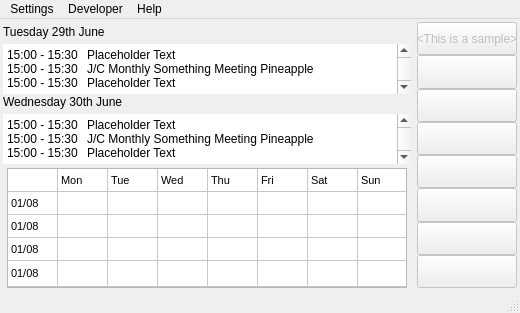
<?xml version="1.0" encoding="UTF-8"?>
<ui version="4.0">
 <class>MainWindow</class>
 <widget class="QMainWindow" name="MainWindow">
  <property name="geometry">
   <rect>
    <x>0</x>
    <y>0</y>
    <width>520</width>
    <height>313</height>
   </rect>
  </property>
  <property name="sizePolicy">
   <sizepolicy hsizetype="Preferred" vsizetype="Fixed">
    <horstretch>0</horstretch>
    <verstretch>0</verstretch>
   </sizepolicy>
  </property>
  <property name="minimumSize">
   <size>
    <width>520</width>
    <height>313</height>
   </size>
  </property>
  <property name="maximumSize">
   <size>
    <width>520</width>
    <height>313</height>
   </size>
  </property>
  <property name="windowTitle">
   <string>HeadsUp</string>
  </property>
  <widget class="QWidget" name="centralwidget">
   <layout class="QVBoxLayout" name="verticalLayout">
    <property name="spacing">
     <number>0</number>
    </property>
    <property name="sizeConstraint">
     <enum>QLayout::SetMinimumSize</enum>
    </property>
    <property name="leftMargin">
     <number>3</number>
    </property>
    <property name="topMargin">
     <number>3</number>
    </property>
    <property name="rightMargin">
     <number>3</number>
    </property>
    <property name="bottomMargin">
     <number>3</number>
    </property>
    <item>
     <layout class="QHBoxLayout" name="horizontalLayout">
      <property name="spacing">
       <number>6</number>
      </property>
      <item>
       <layout class="QVBoxLayout" name="verticalLayout_2">
        <property name="spacing">
         <number>6</number>
        </property>
        <item>
         <layout class="QVBoxLayout" name="verticalLayout_3">
          <item>
           <layout class="QHBoxLayout" name="horizontalLayout_2">
            <property name="spacing">
             <number>10</number>
            </property>
            <item>
             <layout class="QVBoxLayout" name="verticalLayout_6">
              <property name="spacing">
               <number>0</number>
              </property>
              <item>
               <widget class="QLabel" name="label_today_title">
                <property name="font">
                 <font>
                  <pointsize>9</pointsize>
                 </font>
                </property>
                <property name="text">
                 <string>Tuesday 29th June</string>
                </property>
               </widget>
              </item>
              <item>
               <widget class="QPlainTextEdit" name="plainTextEdit_today">
                <property name="sizePolicy">
                 <sizepolicy hsizetype="Expanding" vsizetype="Expanding">
                  <horstretch>0</horstretch>
                  <verstretch>0</verstretch>
                 </sizepolicy>
                </property>
                <property name="minimumSize">
                 <size>
                  <width>0</width>
                  <height>50</height>
                 </size>
                </property>
                <property name="maximumSize">
                 <size>
                  <width>16777215</width>
                  <height>45</height>
                 </size>
                </property>
                <property name="frameShape">
                 <enum>QFrame::NoFrame</enum>
                </property>
                <property name="frameShadow">
                 <enum>QFrame::Plain</enum>
                </property>
                <property name="lineWidth">
                 <number>1</number>
                </property>
                <property name="horizontalScrollBarPolicy">
                 <enum>Qt::ScrollBarAlwaysOff</enum>
                </property>
                <property name="lineWrapMode">
                 <enum>QPlainTextEdit::NoWrap</enum>
                </property>
                <property name="readOnly">
                 <bool>true</bool>
                </property>
                <property name="plainText">
                 <string>15:00 - 15:30	Placeholder Text
15:00 - 15:30	J/C Monthly Something Meeting Pineapple
15:00 - 15:30	Placeholder Text</string>
                </property>
               </widget>
              </item>
              <item>
               <widget class="QLabel" name="label_tomorrow_title">
                <property name="font">
                 <font>
                  <pointsize>9</pointsize>
                 </font>
                </property>
                <property name="text">
                 <string>Wednesday 30th June</string>
                </property>
               </widget>
              </item>
              <item>
               <widget class="QPlainTextEdit" name="plainTextEdit_tomorrow">
                <property name="sizePolicy">
                 <sizepolicy hsizetype="Expanding" vsizetype="Expanding">
                  <horstretch>0</horstretch>
                  <verstretch>0</verstretch>
                 </sizepolicy>
                </property>
                <property name="minimumSize">
                 <size>
                  <width>0</width>
                  <height>50</height>
                 </size>
                </property>
                <property name="maximumSize">
                 <size>
                  <width>16777215</width>
                  <height>45</height>
                 </size>
                </property>
                <property name="frameShape">
                 <enum>QFrame::NoFrame</enum>
                </property>
                <property name="frameShadow">
                 <enum>QFrame::Plain</enum>
                </property>
                <property name="lineWidth">
                 <number>1</number>
                </property>
                <property name="horizontalScrollBarPolicy">
                 <enum>Qt::ScrollBarAlwaysOff</enum>
                </property>
                <property name="lineWrapMode">
                 <enum>QPlainTextEdit::NoWrap</enum>
                </property>
                <property name="readOnly">
                 <bool>true</bool>
                </property>
                <property name="plainText">
                 <string>15:00 - 15:30	Placeholder Text
15:00 - 15:30	J/C Monthly Something Meeting Pineapple
15:00 - 15:30	Placeholder Text</string>
                </property>
               </widget>
              </item>
             </layout>
            </item>
           </layout>
          </item>
         </layout>
        </item>
        <item>
         <layout class="QHBoxLayout" name="horizontalLayout_3">
          <property name="spacing">
           <number>0</number>
          </property>
          <item>
           <spacer name="horizontalSpacer">
            <property name="orientation">
             <enum>Qt::Horizontal</enum>
            </property>
            <property name="sizeHint" stdset="0">
             <size>
              <width>40</width>
              <height>20</height>
             </size>
            </property>
           </spacer>
          </item>
          <item>
           <widget class="QTableWidget" name="tableWidget_calendar">
            <property name="minimumSize">
             <size>
              <width>400</width>
              <height>120</height>
             </size>
            </property>
            <property name="maximumSize">
             <size>
              <width>400</width>
              <height>120</height>
             </size>
            </property>
            <property name="font">
             <font>
              <pointsize>8</pointsize>
             </font>
            </property>
            <property name="verticalScrollBarPolicy">
             <enum>Qt::ScrollBarAlwaysOff</enum>
            </property>
            <property name="horizontalScrollBarPolicy">
             <enum>Qt::ScrollBarAlwaysOff</enum>
            </property>
            <property name="sizeAdjustPolicy">
             <enum>QAbstractScrollArea::AdjustIgnored</enum>
            </property>
            <property name="editTriggers">
             <set>QAbstractItemView::NoEditTriggers</set>
            </property>
            <property name="tabKeyNavigation">
             <bool>false</bool>
            </property>
            <property name="selectionMode">
             <enum>QAbstractItemView::NoSelection</enum>
            </property>
            <property name="rowCount">
             <number>5</number>
            </property>
            <property name="columnCount">
             <number>8</number>
            </property>
            <attribute name="horizontalHeaderVisible">
             <bool>false</bool>
            </attribute>
            <attribute name="horizontalHeaderDefaultSectionSize">
             <number>50</number>
            </attribute>
            <attribute name="horizontalHeaderMinimumSectionSize">
             <number>13</number>
            </attribute>
            <attribute name="horizontalHeaderStretchLastSection">
             <bool>true</bool>
            </attribute>
            <attribute name="verticalHeaderVisible">
             <bool>false</bool>
            </attribute>
            <attribute name="verticalHeaderDefaultSectionSize">
             <number>23</number>
            </attribute>
            <attribute name="verticalHeaderHighlightSections">
             <bool>false</bool>
            </attribute>
            <attribute name="verticalHeaderMinimumSectionSize">
             <number>14</number>
            </attribute>
            <attribute name="verticalHeaderStretchLastSection">
             <bool>true</bool>
            </attribute>
            <row/>
            <row/>
            <row/>
            <row/>
            <row/>
            <column/>
            <column/>
            <column/>
            <column/>
            <column/>
            <column/>
            <column/>
            <column/>
            <item row="0" column="0">
             <property name="text">
              <string/>
             </property>
            </item>
            <item row="0" column="1">
             <property name="text">
              <string>Mon</string>
             </property>
            </item>
            <item row="0" column="2">
             <property name="text">
              <string>Tue</string>
             </property>
            </item>
            <item row="0" column="3">
             <property name="text">
              <string>Wed</string>
             </property>
            </item>
            <item row="0" column="4">
             <property name="text">
              <string>Thu</string>
             </property>
            </item>
            <item row="0" column="5">
             <property name="text">
              <string>Fri</string>
             </property>
            </item>
            <item row="0" column="6">
             <property name="text">
              <string>Sat</string>
             </property>
            </item>
            <item row="0" column="7">
             <property name="text">
              <string>Sun</string>
             </property>
            </item>
            <item row="1" column="0">
             <property name="text">
              <string>01/08</string>
             </property>
            </item>
            <item row="2" column="0">
             <property name="text">
              <string>01/08</string>
             </property>
            </item>
            <item row="3" column="0">
             <property name="text">
              <string>01/08</string>
             </property>
            </item>
            <item row="4" column="0">
             <property name="text">
              <string>01/08</string>
             </property>
            </item>
           </widget>
          </item>
          <item>
           <spacer name="horizontalSpacer_2">
            <property name="orientation">
             <enum>Qt::Horizontal</enum>
            </property>
            <property name="sizeHint" stdset="0">
             <size>
              <width>40</width>
              <height>20</height>
             </size>
            </property>
           </spacer>
          </item>
         </layout>
        </item>
       </layout>
      </item>
      <item>
       <layout class="QVBoxLayout" name="verticalLayout_4">
        <property name="spacing">
         <number>0</number>
        </property>
        <item>
         <widget class="QPushButton" name="pushButton_shortcut1">
          <property name="enabled">
           <bool>false</bool>
          </property>
          <property name="sizePolicy">
           <sizepolicy hsizetype="Minimum" vsizetype="Expanding">
            <horstretch>0</horstretch>
            <verstretch>0</verstretch>
           </sizepolicy>
          </property>
          <property name="minimumSize">
           <size>
            <width>100</width>
            <height>25</height>
           </size>
          </property>
          <property name="text">
           <string>&lt;This is a sample&gt;</string>
          </property>
         </widget>
        </item>
        <item>
         <widget class="QPushButton" name="pushButton_shortcut2">
          <property name="enabled">
           <bool>false</bool>
          </property>
          <property name="sizePolicy">
           <sizepolicy hsizetype="Minimum" vsizetype="Expanding">
            <horstretch>0</horstretch>
            <verstretch>0</verstretch>
           </sizepolicy>
          </property>
          <property name="minimumSize">
           <size>
            <width>100</width>
            <height>25</height>
           </size>
          </property>
          <property name="text">
           <string/>
          </property>
         </widget>
        </item>
        <item>
         <widget class="QPushButton" name="pushButton_shortcut3">
          <property name="enabled">
           <bool>false</bool>
          </property>
          <property name="sizePolicy">
           <sizepolicy hsizetype="Minimum" vsizetype="Expanding">
            <horstretch>0</horstretch>
            <verstretch>0</verstretch>
           </sizepolicy>
          </property>
          <property name="minimumSize">
           <size>
            <width>100</width>
            <height>25</height>
           </size>
          </property>
          <property name="text">
           <string/>
          </property>
         </widget>
        </item>
        <item>
         <widget class="QPushButton" name="pushButton_shortcut4">
          <property name="enabled">
           <bool>false</bool>
          </property>
          <property name="sizePolicy">
           <sizepolicy hsizetype="Minimum" vsizetype="Expanding">
            <horstretch>0</horstretch>
            <verstretch>0</verstretch>
           </sizepolicy>
          </property>
          <property name="minimumSize">
           <size>
            <width>100</width>
            <height>25</height>
           </size>
          </property>
          <property name="text">
           <string/>
          </property>
         </widget>
        </item>
        <item>
         <widget class="QPushButton" name="pushButton_shortcut5">
          <property name="enabled">
           <bool>false</bool>
          </property>
          <property name="sizePolicy">
           <sizepolicy hsizetype="Minimum" vsizetype="Expanding">
            <horstretch>0</horstretch>
            <verstretch>0</verstretch>
           </sizepolicy>
          </property>
          <property name="minimumSize">
           <size>
            <width>100</width>
            <height>25</height>
           </size>
          </property>
          <property name="text">
           <string/>
          </property>
         </widget>
        </item>
        <item>
         <widget class="QPushButton" name="pushButton_shortcut6">
          <property name="enabled">
           <bool>false</bool>
          </property>
          <property name="sizePolicy">
           <sizepolicy hsizetype="Minimum" vsizetype="Expanding">
            <horstretch>0</horstretch>
            <verstretch>0</verstretch>
           </sizepolicy>
          </property>
          <property name="minimumSize">
           <size>
            <width>100</width>
            <height>25</height>
           </size>
          </property>
          <property name="text">
           <string/>
          </property>
         </widget>
        </item>
        <item>
         <widget class="QPushButton" name="pushButton_shortcut8">
          <property name="enabled">
           <bool>false</bool>
          </property>
          <property name="sizePolicy">
           <sizepolicy hsizetype="Minimum" vsizetype="Expanding">
            <horstretch>0</horstretch>
            <verstretch>0</verstretch>
           </sizepolicy>
          </property>
          <property name="minimumSize">
           <size>
            <width>100</width>
            <height>25</height>
           </size>
          </property>
          <property name="text">
           <string/>
          </property>
         </widget>
        </item>
        <item>
         <widget class="QPushButton" name="pushButton_shortcut8_2">
          <property name="enabled">
           <bool>false</bool>
          </property>
          <property name="sizePolicy">
           <sizepolicy hsizetype="Minimum" vsizetype="Expanding">
            <horstretch>0</horstretch>
            <verstretch>0</verstretch>
           </sizepolicy>
          </property>
          <property name="minimumSize">
           <size>
            <width>100</width>
            <height>25</height>
           </size>
          </property>
          <property name="text">
           <string/>
          </property>
         </widget>
        </item>
       </layout>
      </item>
     </layout>
    </item>
   </layout>
  </widget>
  <widget class="QStatusBar" name="statusbar"/>
  <widget class="QMenuBar" name="menuBar">
   <property name="geometry">
    <rect>
     <x>0</x>
     <y>0</y>
     <width>520</width>
     <height>21</height>
    </rect>
   </property>
   <widget class="QMenu" name="menuDeveloper">
    <property name="title">
     <string>Developer</string>
    </property>
    <widget class="QMenu" name="menuLog_Level">
     <property name="title">
      <string>Log Level</string>
     </property>
     <addaction name="actionDISABLE"/>
     <addaction name="actionWARNING"/>
     <addaction name="actionINFO"/>
     <addaction name="actionDEBUG"/>
     <addaction name="actionVERBOSE"/>
    </widget>
    <addaction name="menuLog_Level"/>
   </widget>
   <widget class="QMenu" name="menuSettings">
    <property name="title">
     <string>Settings</string>
    </property>
    <addaction name="action_manage_shortcuts"/>
    <addaction name="actionRemove_all_shortcuts"/>
   </widget>
   <widget class="QMenu" name="menuHelp">
    <property name="title">
     <string>Help</string>
    </property>
    <addaction name="actionUsing_the_calendar"/>
    <addaction name="actionCreating_shortcuts"/>
   </widget>
   <addaction name="menuSettings"/>
   <addaction name="menuDeveloper"/>
   <addaction name="menuHelp"/>
  </widget>
  <action name="actionDISABLE">
   <property name="checkable">
    <bool>true</bool>
   </property>
   <property name="text">
    <string>DISABLE</string>
   </property>
  </action>
  <action name="actionWARNING">
   <property name="checkable">
    <bool>true</bool>
   </property>
   <property name="text">
    <string>WARNING</string>
   </property>
  </action>
  <action name="actionINFO">
   <property name="checkable">
    <bool>true</bool>
   </property>
   <property name="text">
    <string>INFO</string>
   </property>
  </action>
  <action name="actionDEBUG">
   <property name="checkable">
    <bool>true</bool>
   </property>
   <property name="text">
    <string>DEBUG</string>
   </property>
  </action>
  <action name="actionVERBOSE">
   <property name="checkable">
    <bool>true</bool>
   </property>
   <property name="text">
    <string>VERBOSE</string>
   </property>
  </action>
  <action name="actionShow_developer_console">
   <property name="text">
    <string>Show developer console</string>
   </property>
  </action>
  <action name="actionCalendar_Notification_Manager">
   <property name="text">
    <string>Calendar Notification Manager</string>
   </property>
  </action>
  <action name="actionEdit_shortcuts">
   <property name="text">
    <string>Edit shortcuts...</string>
   </property>
  </action>
  <action name="actionClear_shotcuts">
   <property name="text">
    <string>Clear shotcuts...</string>
   </property>
  </action>
  <action name="action_manage_shortcuts">
   <property name="text">
    <string>Manage shortcuts</string>
   </property>
  </action>
  <action name="actionRemove_all_shortcuts">
   <property name="text">
    <string>Remove all shortcuts</string>
   </property>
  </action>
  <action name="action_manually_change_login">
   <property name="text">
    <string>Change login time...</string>
   </property>
  </action>
  <action name="actionChange_hours_per_day">
   <property name="text">
    <string>Change hours per day...</string>
   </property>
  </action>
  <action name="action_refresh_calendars">
   <property name="text">
    <string>Refresh calendars</string>
   </property>
  </action>
  <action name="actionUsing_the_calendar">
   <property name="text">
    <string>Calendar abbriviations...</string>
   </property>
  </action>
  <action name="actionCreating_shortcuts">
   <property name="text">
    <string>Creating shortcuts...</string>
   </property>
  </action>
 </widget>
 <resources/>
 <connections/>
</ui>
